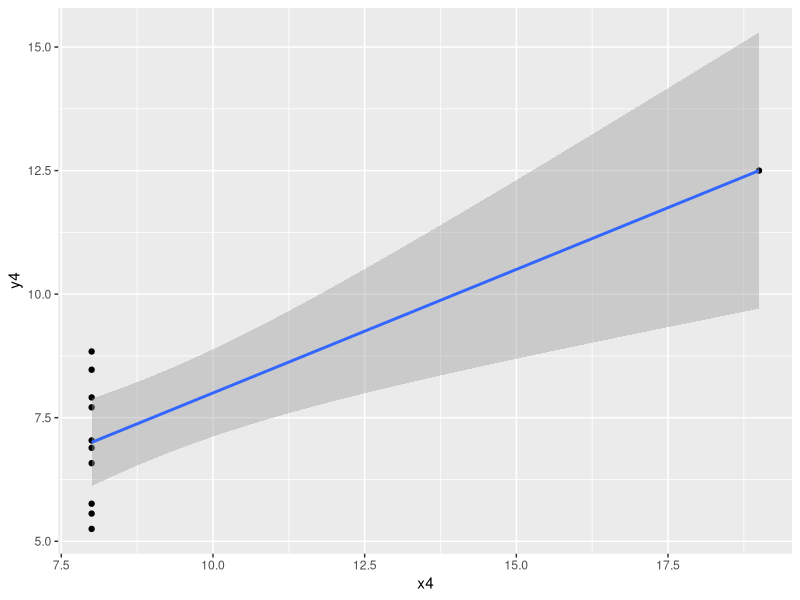
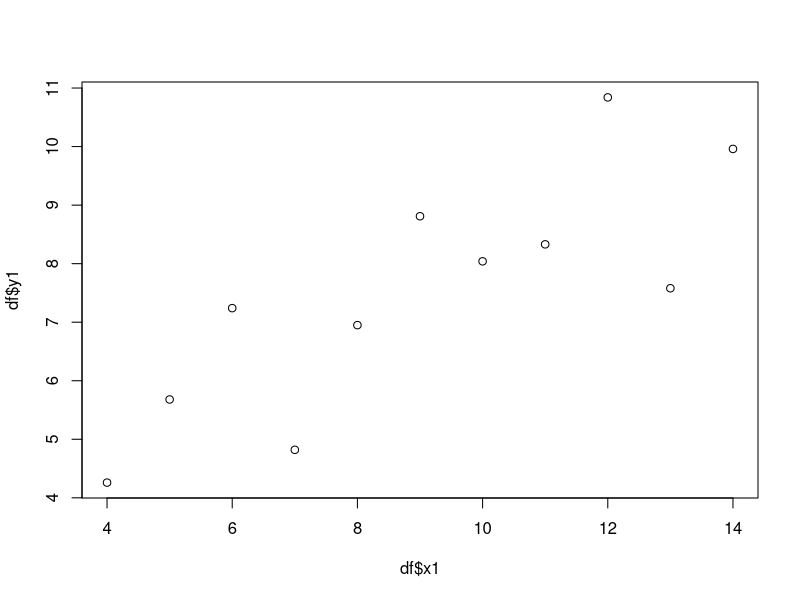

Recreate these plots in R, in order.
# Anscombe's Quartet

# Load in the packages
library('car')
library('ggplot2')
library('GGally')

# Set working directory
setwd('~/GitHub/signal-work/rscripts')

# Read in the data
df <- read.csv('../data/anscombe.csv')
df

# Compute mean and variance of each column
means <- c()
vars <- c()
for (i in 1:ncol(df)) {
  l <- length(means)
  means[l+1] <- mean(df[[i]])
  vars[l+1] <- var(df[[i]])
}
means
vars

# Compute the correlations of each x-y pair of columns in df
cor1 <- cor(df$x1, df$y1)
cor2 <- cor(df$x2, df$y2)
cor3 <- cor(df$x3, df$y3)
cor4 <- cor(df$x4, df$y4)
cor1
cor2
cor3
cor4

# Calculate the linear fit parameters of each x-y pair of columns
lf1 = lm(y1 ~ x1, df)
lf2 = lm(y2 ~ x2, df)
lf3 = lm(y3 ~ x3, df)
lf4 = lm(y4 ~ x4, df)
summary(lf1)
summary(lf2)
summary(lf3)
summary(lf4)

# Plots
ggplot(df, aes(x4, y4)) + geom_point() + geom_smooth(method = "lm")
plot(df$x1, df$y1)


